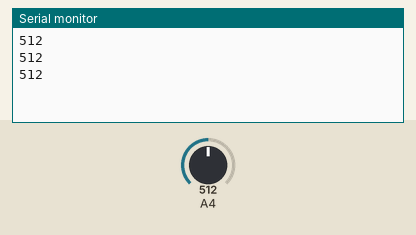
The sketch below on a simulated Arduino Mega 2560, built with avr-gcc and run on an emulated ATmega2560. Parts: the last lines printed to the serial monitor. The inputs (shaded band) are chosen by the test bench; at power-on: A4 = 512.

Above: at 1.3 s.
1.4 s: A4 set to 716
At 1.9 s:
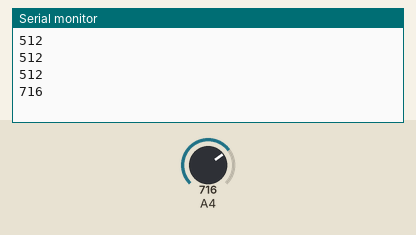
2.9 s: A4 set to 900
At 3.4 s:
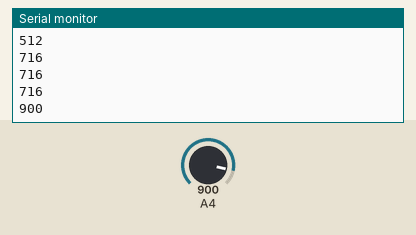
Timing chart, 0 to 5.9 s (numbered marks = the images above; inputs shaded):
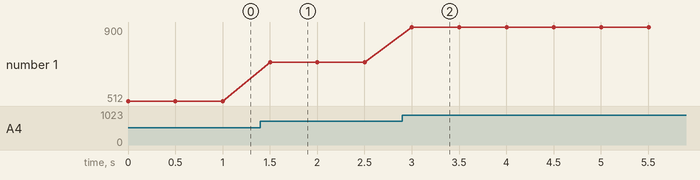

Measured:
- after the input at 1.4 s, the serial monitor: prints a new line after 0.10 s (image 1)
- after the input at 2.9 s, the serial monitor: prints a new line after 0.10 s (image 2)
- plotted number 1: 512 → 716 after the input at 1.4 s, 716 → 900 after the input at 2.9 s

The sketch:

pot.ino
```cpp
void setup()
{
  pinMode (36, INPUT);
  Serial.begin(115200);
  pinMode (36, INPUT); // LDR is on Pin 39
  Serial.begin(115200); // init Serial at 115200 baud
}
void loop()
{
  int potReading = analogRead(36);
  Serial.println(potReading);
  delay(500);

} // repeat
```
